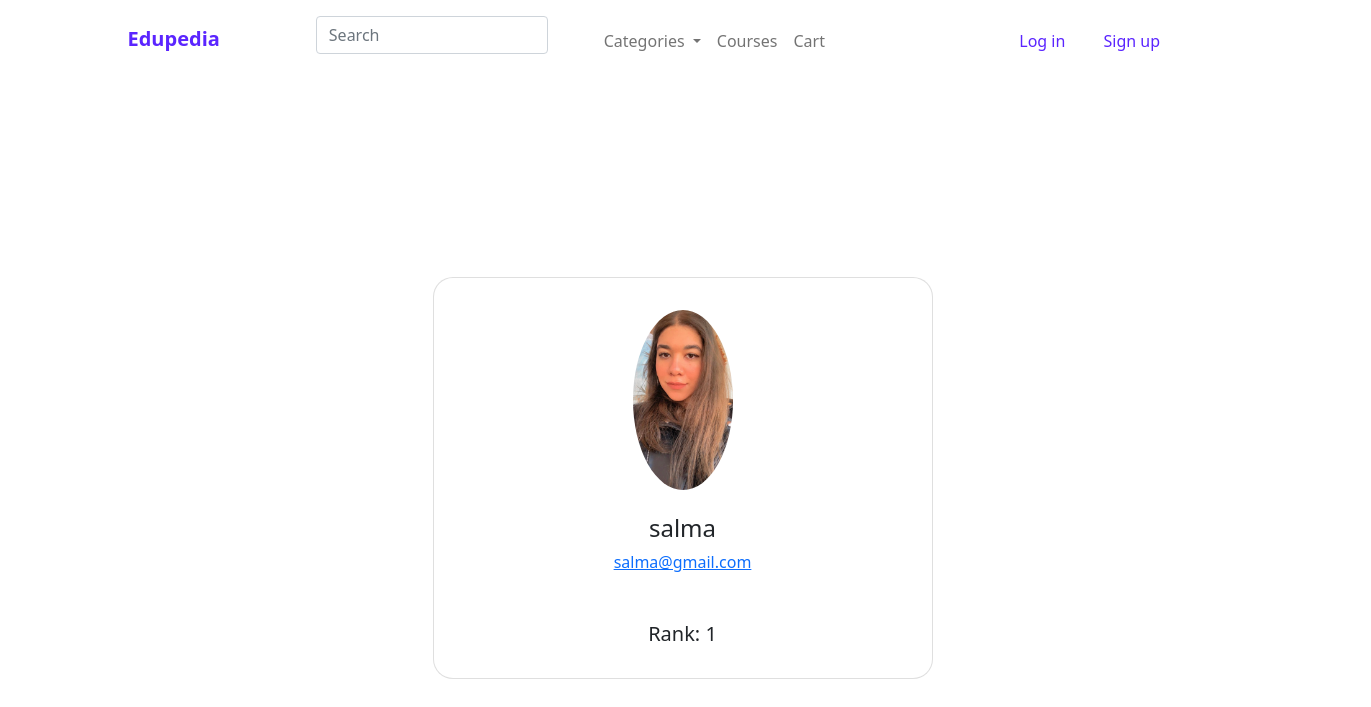
Page /server/admin.php?id=1 on the committed database.
### tables this page shows
CREATE TABLE `user` (
  `id` int(11) NOT NULL,
  `type` int(11) NOT NULL,
  `fname` varchar(50) NOT NULL,
  `email` varchar(62) NOT NULL,
  `password` varchar(255) NOT NULL,
  `security_ans` varchar(255) NOT NULL,
  `picture` varchar(255) DEFAULT NULL,
  `tutor_status` int(11) DEFAULT NULL,
  `admin_rank` int(11) DEFAULT NULL,
  `tutor_cv` varchar(255) DEFAULT NULL,
  `status` text DEFAULT NULL
);

### server/admin.php (the view, shortened to what this page needs)
<?php
include "database.php";
include 'nav.php';
?>
<html>
<head>
  <link rel="stylesheet" type="text/css" href="styles/styles.css">
  <link href="https://cdn.jsdelivr.net/npm/bootstrap@5.0.2/dist/css/bootstrap.min.css" rel="stylesheet">
  <link rel="stylesheet" href="https://cdnjs.cloudflare.com/ajax/libs/font-awesome/4.7.0/css/font-awesome.min.css">
</head>
<body>
  <?php
  $query = "SELECT * FROM user WHERE id='" . $_GET['id'] . "'";
  $result = $conn->query($query);
  $row = $result->fetch_assoc();
  ?>
  <section class="vh-100" id="backg">
    <div class="container py-5 h-100">
      <div class="row d-flex justify-content-center align-items-center h-100">
        <div class="col-md-12 col-xl-4">
          <div class="card" style="border-radius: 20px;" id="learnerView">
            <div class="card-body text-center">
              <div class="mt-3 mb-4">
                <?php
                if ($row['picture'] != "") {
                ?>
                  <img src="<?php echo $row['picture'] ?>" class="rounded-circle img-fluid" style="width: 100px;" />
                <?php
                } else {
                ?>
                  <img src="images/pic.png" class="rounded-circle img-fluid" style="width: 100px;" />
                <?php
                } ?>
              </div>
              <h4 class="mb-2"><?php echo $row['fname'] ?></h4>
              <p class="text-muted mb-4"><a href="#!"><?php echo $row['email'] ?></a></p>
              <div class="d-flex justify-content-center text-center mt-5 mb-2">
                <div>
                  <p class="mb-2 h5">Rank: <?php echo $row['admin_rank'] ?></p>
                </div>
              </div>
            </div>
          </div>
        </div>
      </div>
    </div>
  </section>
</body>
</html>

### server/styles/styles.css (style rules this page uses)
:root { --primary: #5B25FF; --dark: rgb(17, 16, 16); --body: #363EE0; --dark2: #1c1d1f; --box-shadow: 2px 3px 5px grey; --active:#FFA700; --font:"Open Sans", sans-serif; }
.card { width:270px; }
body { font-family: 'Lato', sans-serif; }
body { font-family: Arial, sans-serif; }

### server/admin.php (style rules this page uses)
@media (min-width:768px) { #learnerView { display: flex; width: 500px; } }
#backg { background-color: white; padding-right: 150px; }

### rows in the picture
user: picture (picture), fname "salma", email "salma@gmail.com", admin_rank "1"
